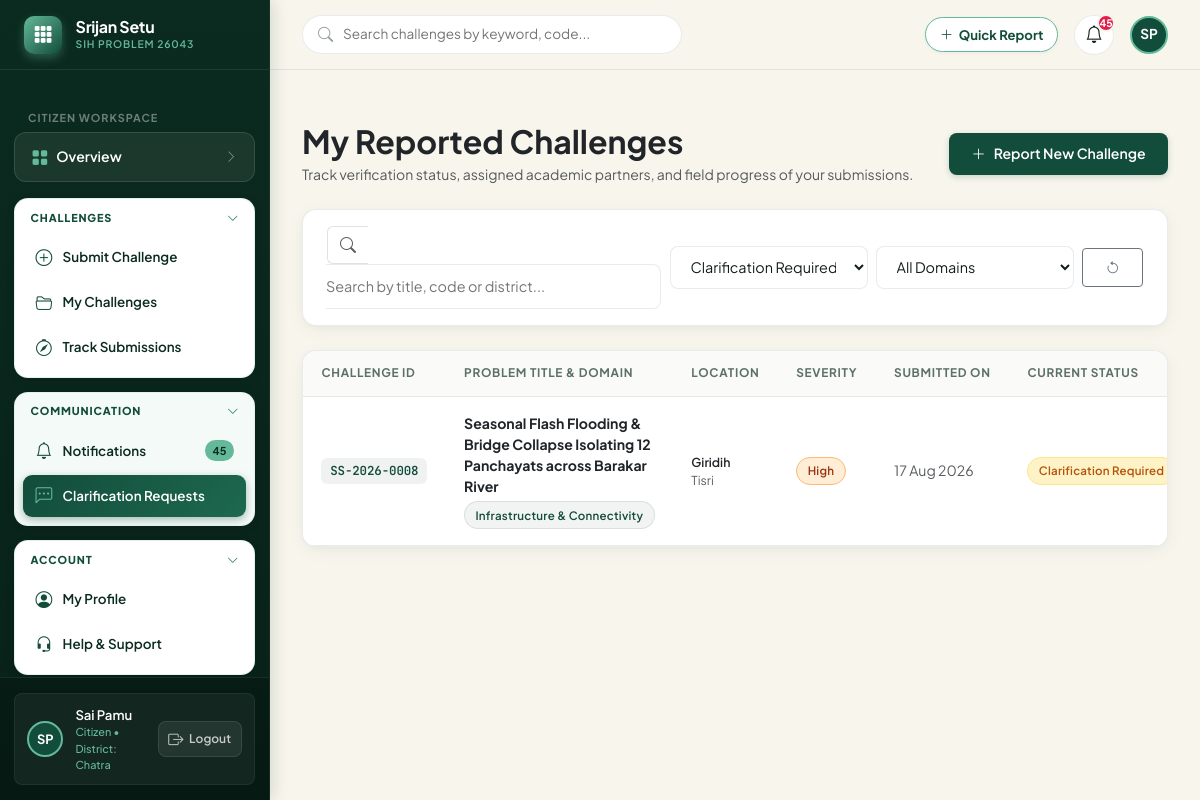
Page /citizen/challenges?status=Clarification+Required (signed in) on the earlier database version.
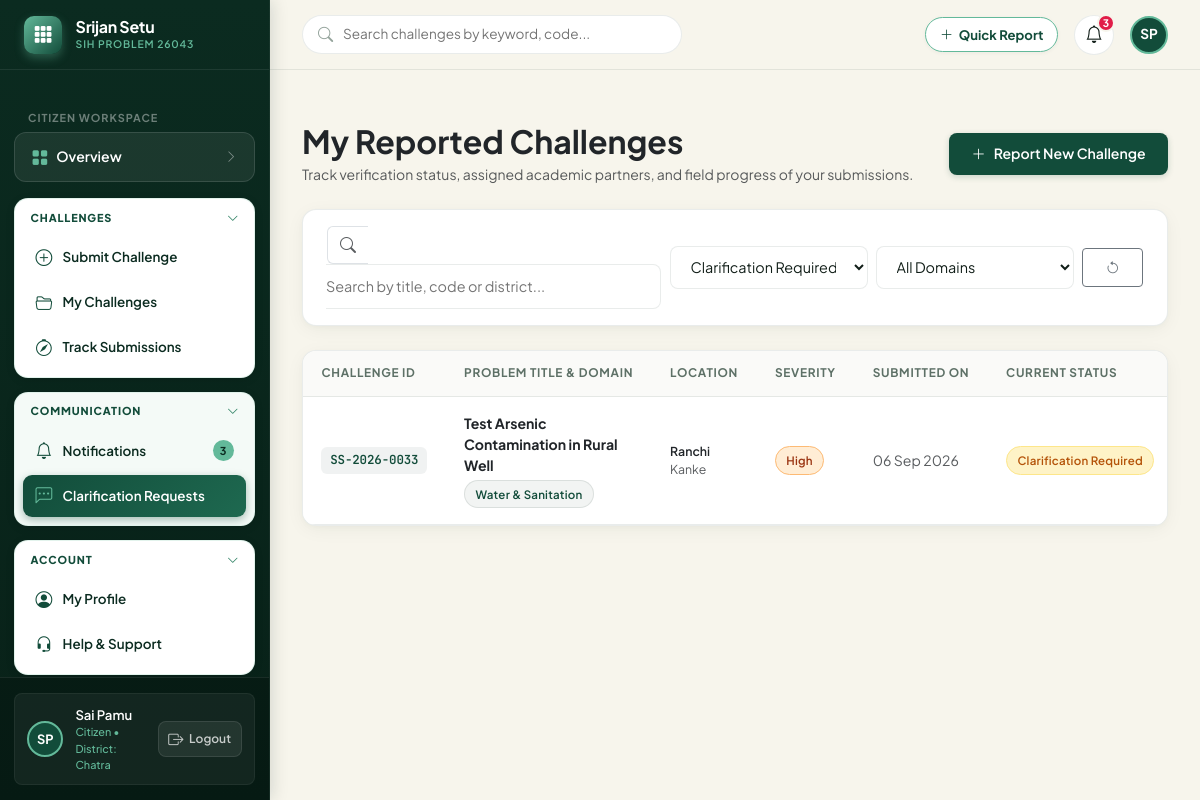
Same page on the later database version.
### app/models.py (models this page shows, shortened)
class Challenge(db.Model):
    __tablename__ = 'challenges'
    id = db.Column(db.Integer, primary_key=True)
    code = db.Column(db.String(30), unique=True, nullable=False, index=True)
    title = db.Column(db.String(200), nullable=False)
    description = db.Column(db.Text, nullable=False)
    domain = db.Column(db.String(100), nullable=False)
    district = db.Column(db.String(50), nullable=False)
    block = db.Column(db.String(50), nullable=True)
    village_city = db.Column(db.String(100), nullable=True)
    people_affected = db.Column(db.Integer, default=100)
    duration_months = db.Column(db.Integer, default=6)
    severity = db.Column(db.String(20), default='Medium')  # 'Low', 'Medium', 'High', 'Critical'
    address_text = db.Column(db.String(255), nullable=True)
    gps_coords = db.Column(db.String(50), nullable=True)
    status = db.Column(db.String(50), default='Submitted', index=True)
    priority = db.Column(db.String(20), default='Medium')  # 'Low', 'Medium', 'High', 'Critical'
    validation_notes = db.Column(db.Text, nullable=True)
    category_assigned = db.Column(db.String(100), nullable=True)
    created_by_id = db.Column(db.Integer, db.ForeignKey('users.id'), nullable=False)
    created_at = db.Column(db.DateTime, default=datetime.utcnow)
    updated_at = db.Column(db.DateTime, default=datetime.utcnow, onupdate=datetime.utcnow)
    media = db.relationship('ChallengeMedia', backref='challenge', lazy='dynamic', cascade='all, delete-orphan')
    history = db.relationship('StatusHistory', backref='challenge', lazy='dynamic', order_by='StatusHistory.created_at.desc()', cascade='all, delete-orphan')
    assignments = db.relationship('ChallengeAssignment', backref='challenge', lazy='dynamic', cascade='all, delete-orphan')
    project = db.relationship('Project', backref='challenge', uselist=False, cascade='all, delete-orphan')
    proposals = db.relationship('Proposal', backref='challenge', lazy='dynamic', cascade='all, delete-orphan')
    @property
    def latest_assignment(self):
        return self.assignments.order_by(ChallengeAssignment.assigned_at.desc()).first()
    @property
    def assigned_university(self):
        assignment = self.latest_assignment
        if assignment and assignment.university:
            return assignment.university
        return None
    @property
    def status_badge_class(self):
        mapping = {
            'Submitted': 'badge-status-submitted',
            'Under Review': 'badge-status-review',
            'Clarification Required': 'badge-status-clarification',
            'Validated': 'badge-status-validated',
            'Rejected': 'badge-status-rejected',
            'University Assigned': 'badge-status-assigned',
            'Accepted': 'badge-status-accepted',
            'Proposal Submitted': 'badge-status-proposal',
            'In Progress': 'badge-status-progress',
            'Prototype Ready': 'badge-status-prototype',
            'Pilot Testing': 'badge-status-pilot',
            'Completed': 'badge-status-completed'
        }
        return mapping.get(self.status, 'badge-status-default')
    @property
    def severity_badge_class(self):
        mapping = {
            'Critical': 'badge-severity-critical',
            'High': 'badge-severity-high',
            'Medium': 'badge-severity-medium',
            'Low': 'badge-severity-low'
        }
        return mapping.get(self.severity, 'badge-severity-medium')
    @property
    def progress_percentage(self):
        order = [
            'Submitted', 'Under Review', 'Validated', 'University Assigned',
            'Accepted', 'Proposal Submitted', 'In Progress',
            'Prototype Ready', 'Pilot Testing', 'Completed'
        ]
        if self.status in order:
            idx = order.index(self.status)
            return int(((idx + 1) / len(order)) * 100)
        elif self.status == 'Rejected':
            return 100
        elif self.status == 'Clarification Required':
            return 20
        return 10

### app/citizen/routes.py (the view)
@citizen_bp.route('/challenges')
@login_required
@role_required('citizen')
def my_challenges():
    query = Challenge.query.filter_by(created_by_id=current_user.id)
    status_filter = request.args.get('status', '').strip()
    domain_filter = request.args.get('domain', '').strip()
    search_query = request.args.get('q', '').strip()
    if status_filter:
        query = query.filter(Challenge.status == status_filter)
    if domain_filter:
        query = query.filter(Challenge.domain == domain_filter)
    if search_query:
        query = query.filter(
            (Challenge.title.ilike(f'%{search_query}%')) |
            (Challenge.code.ilike(f'%{search_query}%')) |
            (Challenge.district.ilike(f'%{search_query}%'))
        )
    challenges = query.order_by(Challenge.created_at.desc()).all()
    return render_template(
        'citizen/my_challenges.html',
        challenges=challenges,
        selected_status=status_filter,
        selected_domain=domain_filter,
        search_query=search_query
    )

### app/__init__.py (called while the page is built)
def role_required(roles):
    if isinstance(roles, str):
        roles = [roles]
    def decorator(f):
        @wraps(f)
        def decorated_function(*args, **kwargs):
            if not current_user.is_authenticated:
                return redirect(url_for('auth.login', next=request.url))
            if current_user.role not in roles:
                abort(403)
            return f(*args, **kwargs)
        return decorated_function
    return decorator

### app/models.py (called while the page is built)
    @property
    def initials(self):
        parts = self.full_name.strip().split()
        if len(parts) >= 2:
            return f"{parts[0][0]}{parts[1][0]}".upper()
        elif len(parts) == 1 and len(parts[0]) > 0:
            return parts[0][:2].upper()
        return "JG"

### app/templates/citizen/my_challenges.html (shortened to what the changed rows need)
{% extends "base.html" %}
{% block content %}
<div class="d-flex flex-wrap align-items-center justify-content-between gap-3 mb-4">
    <div>
        <h2 class="fw-bold text-dark mb-1">My Reported Challenges</h2>
    </div>
</div>
<div class="content-card">
    <div class="content-card-body p-0">
        {% if challenges %}
            <div class="table-responsive-custom">
                <table class="table-custom">
                    <thead>
                        <tr>
                            <th>Challenge ID</th>
                            <th>Problem Title & Domain</th>
                            <th>Location</th>
                            <th>Severity</th>
                            <th>Submitted On</th>
                            <th>Current Status</th>
                        </tr>
                    </thead>
                    <tbody>
                        {% for c in challenges %}
                            <tr>
                                <td>
                                    <span class="table-code-pill">{{ c.code }}</span>
                                </td>
                                <td>
                                    <a href="{{ url_for('citizen.challenge_detail', challenge_id=c.id) }}" class="fw-bold text-dark text-decoration-none d-block mb-1 hover-primary">
                                        {{ c.title }}
                                    </a>
                                    <span class="jig-badge badge-domain">{{ c.domain }}</span>
                                </td>
                                <td>
                                    <div class="small fw-semibold text-dark">{{ c.district }}</div>
                                    <div class="small text-muted">{{ c.block or c.village_city or 'Main District' }}</div>
                                </td>
                                <td>
                                    <span class="jig-badge {{ c.severity_badge_class }}">
                                        {{ c.severity }}
                                    </span>
                                </td>
                                <td class="small text-muted">
                                    {{ c.created_at|format_date }}
                                </td>
                                <td>
                                    <span class="jig-badge {{ c.status_badge_class }}">
                                        {{ c.status }}
                                    </span>
                                </td>
                            </tr>
                        {% endfor %}
                    </tbody>
                </table>
            </div>
        {% endif %}
    </div>
</div>
{% endblock %}

### app/templates/base.html (shortened to what the changed rows need)
<!DOCTYPE html>
<html lang="en">
<head>
    <link href="https://cdn.jsdelivr.net/npm/bootstrap@5.3.3/dist/css/bootstrap.min.css" rel="stylesheet">
    <link href="https://cdn.jsdelivr.net/npm/bootstrap-icons@1.11.3/font/bootstrap-icons.min.css" rel="stylesheet">
    <link rel="stylesheet" href="{{ url_for('static', filename='css/main.css') }}">
</head>
<body>
<div class="app-wrapper">
    <aside class="app-sidebar">
        <div class="sidebar-header">
            <a href="{{ url_for('index') }}" class="sidebar-brand">
                <div class="brand-text">
                    <h1>Srijan Setu</h1>
                </div>
            </a>
        </div>
        <div class="sidebar-body">
            {% if current_user.is_authenticated %}
                {% if current_user.role == 'citizen' %}
                    <div class="sidebar-cards-container">
                        <div class="sidebar-nav-card" id="sidebar-card-comm">
                            <div class="sidebar-card-content" id="card-comm">
                                <ul class="sidebar-card-nav">
                                    <li>
                                        <a href="{{ url_for('citizen.notifications') }}" class="card-nav-link {% if request.endpoint == 'citizen.notifications' %}active{% endif %}" id="nav-notifications">
                                            <i class="bi bi-bell"></i>
                                            <span>Notifications</span>
                                            {% if unread_notifications_count > 0 %}
                                                <span class="card-nav-badge">{{ unread_notifications_count }}</span>
                                            {% endif %}
                                        </a>
                                    </li>
                                </ul>
                            </div>
                        </div>
                    </div>
                {% endif %}
            {% endif %}
        </div>
    </aside>
    <main class="app-main">
        <header class="app-topbar">
            <div class="topbar-right">
                {% if current_user.is_authenticated %}
                    <div class="dropdown">
                        <button class="topbar-action-btn" data-bs-toggle="dropdown" aria-expanded="false" title="Notifications">
                            <i class="bi bi-bell"></i>
                            {% if unread_notifications_count > 0 %}
                                <span class="badge-notification-count">{{ unread_notifications_count }}</span>
                            {% endif %}
                        </button>
                    </div>
                {% endif %}
            </div>
        </header>
        <div class="page-content-wrapper">
            {% block content %}{% endblock %}
        </div>
    </main>
</div>
</body>
</html>

Differences in the rows shown:
no longer on this page (row edited): Challenge: code "SS-2026-0008", title "Seasonal Flash Flooding & Bridge Collapse Isolating 12 Panchayats across Barakar River", domain "Infrastructure & Connectivity", district "Giridih", block "Tisri", severity "High", created_at "17 Aug 2026", status "Clarification Required"
now on this page (row edited): Challenge: code "SS-2026-0033", title "Test Arsenic Contamination in Rural Well", domain "Water & Sanitation", district "Ranchi", block "Kanke", severity "High", created_at "06 Sep 2026", status "Clarification Required"
Other differences:
{{ unread_notifications_count }}: "45" → "3"
